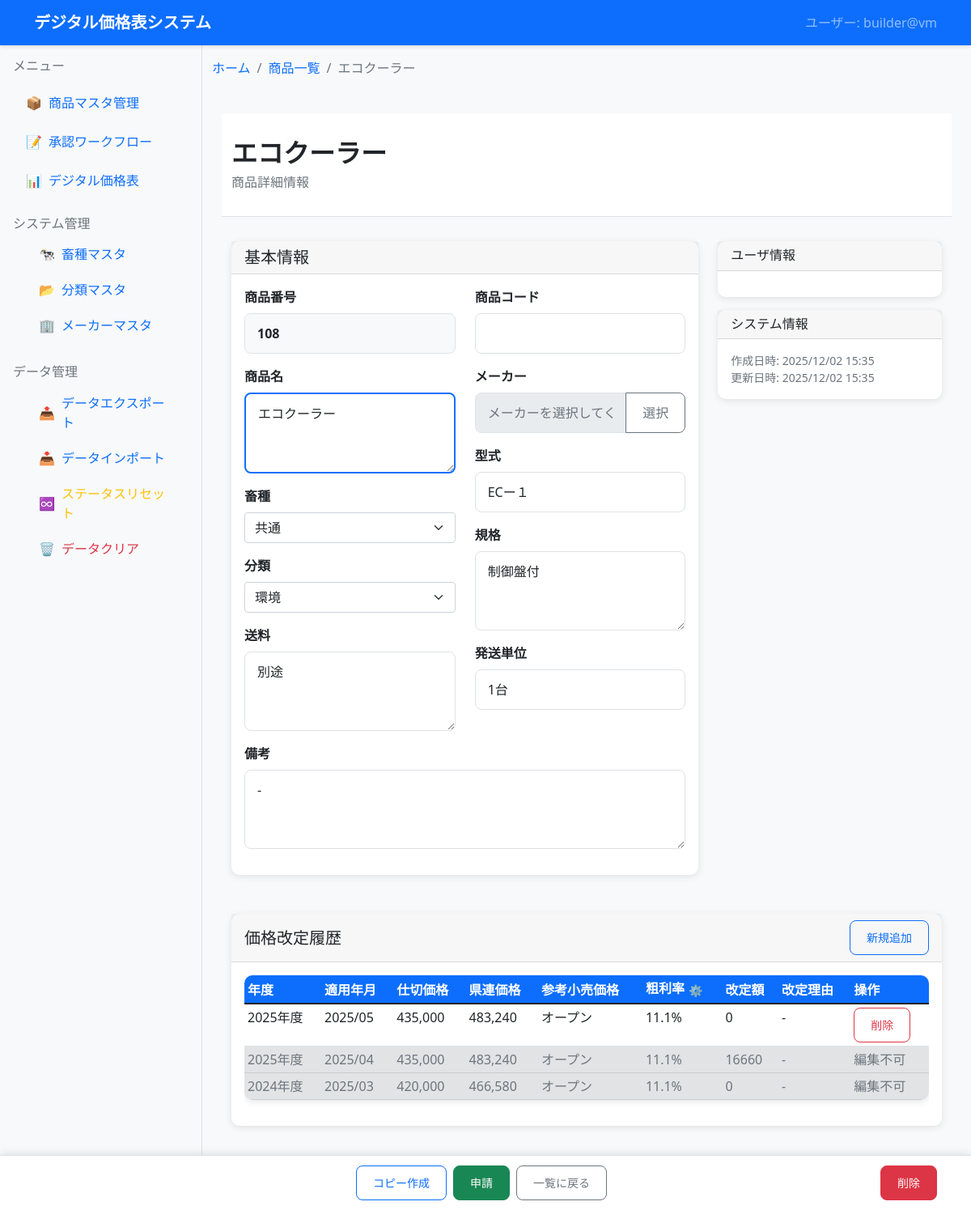
Page /products/products/108/ on the earlier database version.
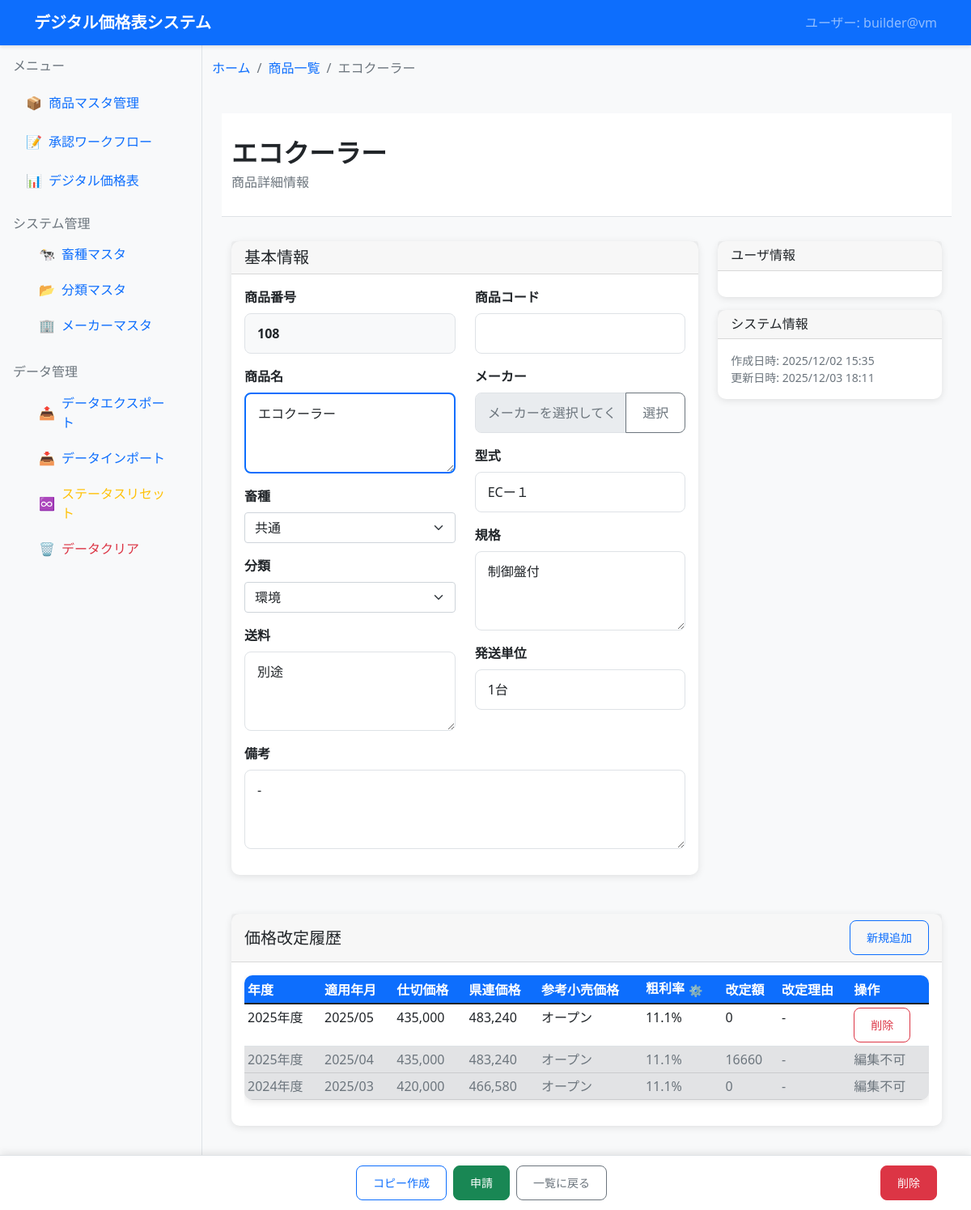
Same page on the later database version.
### dashboard/products_master/models.py (models this page shows, shortened)
class Product(models.Model):
    product_code = models.CharField('商品コード', max_length=50, blank=True, null=True, help_text='ユーザー管理用の商品コード')
    livestock_type = models.ForeignKey(LivestockType, on_delete=models.SET_NULL, verbose_name='畜種', blank=True, null=True)
    category = models.ForeignKey(Category, on_delete=models.SET_NULL, verbose_name='分類', blank=True, null=True)
    manufacturer = models.ForeignKey(Manufacturer, on_delete=models.SET_NULL, verbose_name='メーカー', blank=True, null=True)
    product_name = models.CharField('商品名', max_length=200)
    model_number = models.CharField('型式', max_length=100, blank=True, null=True)
    specification = models.CharField('規格', max_length=100, blank=True, null=True)
    shipping_unit = models.CharField('発送単位', max_length=50, blank=True, null=True)
    shipping_fee = models.CharField('送料', max_length=100, blank=True, null=True)
    remarks = models.TextField('備考', blank=True, null=True)
    sort_num = models.IntegerField('表示順序', default=0, help_text='畜種・分類・メーカー内での連番')
    bigram_keywords = models.TextField('2-gramキーワード', blank=True, null=True, help_text='JSON形式の2-gramキーワードリスト')
    applicant = models.CharField('申請者', max_length=100, blank=True, null=True)
    status = models.CharField('ステータス', max_length=20, default='', choices=[('', '申請なし'), ('申請中', '申請中')])
    approver = models.CharField('承認者', max_length=100, blank=True, null=True)
    is_active = models.BooleanField('有効', default=True, help_text='無効にすると論理削除されます')
    deleted_at = models.DateTimeField('削除日時', null=True, blank=True)
    created_at = models.DateTimeField('作成日時', auto_now_add=True)
    updated_at = models.DateTimeField('更新日時', auto_now=True)
    objects = models.Manager()  # デフォルトマネージャー（全て）
    active_objects = ActiveProductManager()  # 有効な商品のみ
    class Meta:
        verbose_name = '商品マスタ'
        verbose_name_plural = '商品マスタ'
        ordering = ['pk']

### dashboard/products_master/product_detail/product_detail_views.py (the view)
# urls.py: path('products/<int:pk>/', detail_views.product_detail, name='product_detail'),
def product_detail(request, pk):
    print(f"=== product_detail called: method={request.method}, pk={pk} ===")
    if request.method == 'POST':
        return submit_approval(request, pk)
    product = get_object_or_404(Product, pk=pk)
    price_histories = product.price_histories.filter(is_active=True).order_by('-effective_year_month')
    form = ProductForm(instance=product)
    price_histories_json = json.dumps([
        {
            'id': history.pk,
            'period_year': history.period_year,
            'effective_year_month': history.effective_year_month,
            'wholesale_price': history.wholesale_price,
            'kenren_price': history.kenren_price,  # 元のkenren_priceフィールド
            'kenren_price_display': history.get_kenren_price_display(),
            'retail_price': history.retail_price,
            'gross_margin_rate': str(history.gross_margin_rate) if history.gross_margin_rate is not None else None,
            'revision_amount': history.get_revision_amount(),
            'revision_reason': history.revision_reason or '',
            'is_editable': history.is_editable()
        }
        for history in price_histories
    ])
    livestock_types = list(LivestockType.objects.filter(is_active=True).values('id', 'name'))
    categories = list(Category.objects.filter(is_active=True).values('id', 'name'))
    product_json = json.dumps({
        'product_number': product.pk if product else None,
        'product_code': product.product_code if product else '',
        'livestock_type': product.livestock_type.id if product and product.livestock_type else '',
        'category': product.category.id if product and product.category else '',
        'manufacturer': product.manufacturer.id if product and product.manufacturer else '',
        'product_name': product.product_name if product else '',
        'model_number': product.model_number if product else '',
        'specification': product.specification if product else '',
        'shipping_unit': product.shipping_unit if product else '',
        'shipping_fee': product.shipping_fee if product else '',
        'remarks': product.remarks if product else '',
    })
    form_data_json = json.dumps({
        'product_code': form.initial.get('product_code', ''),
        'livestock_type': form.initial.get('livestock_type', ''),
        'category': form.initial.get('category', ''),
        'manufacturer': form.initial.get('manufacturer', ''),
        'product_name': form.initial.get('product_name', ''),
        'model_number': form.initial.get('model_number', ''),
        'specification': form.initial.get('specification', ''),
        'shipping_unit': form.initial.get('shipping_unit', ''),
        'shipping_fee': form.initial.get('shipping_fee', ''),
        'remarks': form.initial.get('remarks', ''),
    })
    livestock_types_json = json.dumps(livestock_types)
    categories_json = json.dumps(categories)
    context = {
        'current_user': get_current_user(),
        'product': product,
        'form': form,
        'price_histories': price_histories,
        'price_histories_json': price_histories_json,
        'product_json': product_json,
        'form_data_json': form_data_json,
        'livestock_types_json': livestock_types_json,
        'categories_json': categories_json,
        'diff_flags_json': '{}',  # 新規作成時は差分なし
        'is_new': not bool(product),
        'breadcrumbs': get_breadcrumbs('product_detail', product_name=product.product_name if product else '新規作成')
    }
    return render(request, 'products_master/product_detail.html', context)

### dashboard/products_master/models.py (called while the page is built)
    def get_revision_amount(self):
        try:
            current_kenren_price = self._get_display_kenren_price()
            if current_kenren_price is None:
                return 0
            previous_history = PriceHistory.objects.filter(
                product=self.product,
                effective_year_month__lt=self.effective_year_month,
                is_active=True
            ).order_by('-effective_year_month').first()
            if previous_history:
                previous_kenren_price = previous_history._get_display_kenren_price()
                if previous_kenren_price is not None:
                    return int(current_kenren_price - previous_kenren_price)
            return 0
        except Exception:
            return 0

    def is_editable(self):
        today = datetime.now().strftime('%Y/%m')
        if self.effective_year_month > today:
            return True
        latest_past_history = PriceHistory.objects.filter(
            product=self.product,
            effective_year_month__lte=today,
            is_active=True
        ).order_by('-effective_year_month').first()
        return latest_past_history and latest_past_history.pk == self.pk

### templates/products_master/product_detail.html (shortened to what this page needs)
{% extends 'base.html' %}
{% load price_filters %}
{% block breadcrumb %}
    {% include 'components/breadcrumb.html' with breadcrumbs=breadcrumbs %}
{% endblock %}
{% block content %}
    {% include 'components/page_header.html' with page_title=product.product_name page_subtitle="商品詳細情報" %}
    <div class="container main-content">
        <div class="row">
            <div class="col-md-8">
                <div class="card mb-4">
                    <div class="card-header">
                        <h5 class="mb-0">基本情報</h5>
                    </div>
                    <div class="card-body">
                        <form id="productForm" method="post">
                            <product-basic-info-component
                                product-data='{{ product_json|default:"{}" }}'
                                form-data='{{ form_data_json|default:"{}" }}'
                                livestock-types='{{ livestock_types_json|default:"[]" }}'
                                categories='{{ categories_json|default:"[]" }}'
                                editable="true"
                                is-new="{{ is_new|yesno:'true,false' }}"
                                diff-flags='{{ diff_flags_json|default:"{}" }}'
                                error-fields='{{ error_fields_json|default:"[]" }}'>
                            </product-basic-info-component>
                        </form>
                    </div>
                </div>
            </div>
            {% if not is_new %}
            <div class="col-md-4">
                <div class="card">
                    <div class="card-header">
                        <h6 class="mb-0">ユーザ情報</h6>
                    </div>
                    <div class="card-body">
                    </div>
                </div>
                <div class="card mt-3">
                    <div class="card-header">
                        <h6 class="mb-0">システム情報</h6>
                    </div>
                    <div class="card-body">
                        <small class="text-muted">
                            <div>作成日時: {{ product.created_at|date:"Y/m/d H:i" }}</div>
                            <div>更新日時: {{ product.updated_at|date:"Y/m/d H:i" }}</div>
                        </small>
                    </div>
                </div>
            </div>
            {% endif %}
        </div>
        <div class="row mt-4">
            <div class="col-12">
                {% include 'components/price_history_section.html' with section_title="価格改定履歴" show_diff_note=False show_add_button=True histories_json=price_histories_json|default:"[]" mode="edit" show_diff=False editable=True %}
            </div>
        </div>
    </div>
    {% include 'components/bottom_action_bar.html' with action_type='product_detail' %}
    {% load static %}
{% endblock %}

### templates/components/breadcrumb.html
{% if breadcrumbs %}
<div class="container mt-3">
    <nav aria-label="breadcrumb">
        <ol class="breadcrumb">
            <li class="breadcrumb-item">
                <a href="{% url 'dashboard' %}">ホーム</a>
            </li>
            {% for crumb in breadcrumbs %}
                {% if forloop.last %}
                    <li class="breadcrumb-item active" aria-current="page">{{ crumb.title }}</li>
                {% else %}
                    <li class="breadcrumb-item">
                        <a href="{{ crumb.url }}">{{ crumb.title }}</a>
                    </li>
                {% endif %}
            {% endfor %}
        </ol>
    </nav>
</div>
{% endif %}

### templates/components/page_header.html (shortened to what this page needs)
<div class="page-header">
    <div class="container">
        <div class="row align-items-center">
            <div class="col">
                <h1 class="page-title">{{ page_title }}</h1>
                {% if page_subtitle %}
                    <p class="page-subtitle">{{ page_subtitle }}</p>
                {% endif %}
            </div>
        </div>
    </div>
</div>

Differences in the rows shown:
changed Product "エコクーラー": updated_at "2025/12/02 15:35" → "2025/12/03 18:11"
